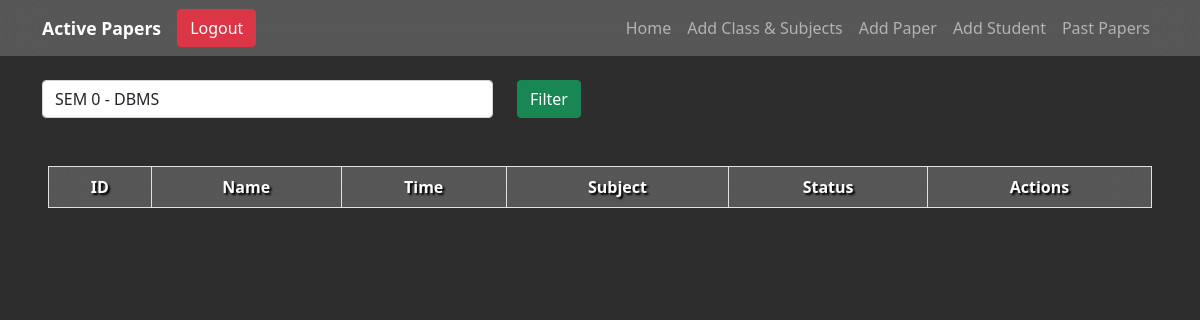
Before: /admin/pastpapers.php (signed in) with the older database file.
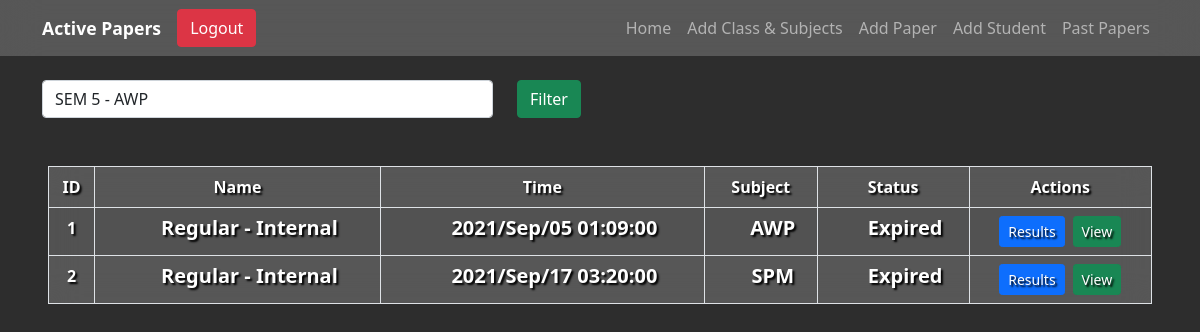
After: the same page with the newer database file.
### tables this page shows
CREATE TABLE `exampaper` (
  `id` int(255) NOT NULL,
  `exam_type` int(1) NOT NULL,
  `name` varchar(50) NOT NULL,
  `Questions` text NOT NULL,
  `subject_id` int(255) NOT NULL,
  `date` text NOT NULL,
  `endTime` text NOT NULL,
  `answers` text NOT NULL,
  `timeLimit` varchar(20) NOT NULL
);

CREATE TABLE `subject` (
  `id` int(255) NOT NULL,
  `sem` int(1) NOT NULL,
  `name` varchar(150) NOT NULL,
  `class_id` int(11) NOT NULL
);

### admin/pastpapers.php (the view, shortened to what the changed rows need)
<?php require "../db/db.php" ?>
<?php require "../functions/functions.php" ?>
<?php include "../includes/header.php" ?>
<div class="app">
    <div id="main">
        <div class="container pt-4">
            <form action="pastpapers.php" method="GET" class="row">
                <div class="col-12 col-md-7 col-lg-5">
                    <select name="psubject" class="form-control">
                        <?php $cquery = mysqli_query($con, "SELECT * FROM `classes` WHERE `department_id` = " . $_SESSION['department_id']); ?>
                        <?php while ($c = mysqli_fetch_assoc($cquery)) : ?>
                            <optgroup label="<?php echo $c['year'] ?>">
                                <?php $dquery = mysqli_query($con, "SELECT * FROM `subject` WHERE `class_id` = " . $c['id']); ?>
                                <?php while ($d = mysqli_fetch_assoc($dquery)) : ?>
                                    <option value="<?php echo $d['id'] ?>" <?php echo isset($_GET['filterSubmit']) && $_GET['psubject'] == $d['id'] ? "selected" : "" ?>><?php echo 'SEM ' . $d['sem'] . ' - ' . $d['name'] ?></option>
                                <?php endwhile; ?>
                            </optgroup>
                        <?php endwhile; ?>
                    </select>
                </div>
            </form>
        </div>
        <div class="table-responsive mt-5 mx-5">
            <table class="table table-striped table-hover table-bordered blurred-bg">
                <thead>
                    <tr>
                        <th>ID</th>
                        <th>Name</th>
                        <th>Time</th>
                        <th>Subject</th>
                        <th>Status</th>
                        <th>Actions</th>
                    </tr>
                </thead>
                <?php
                if (isset($_GET['filterSubmit'])) {
                    $query = mysqli_query($con, "SELECT * FROM `exampaper` WHERE `subject_id` = " . $_GET['psubject']);
                } else {
                    $query = mysqli_query($con, "SELECT * FROM `exampaper` WHERE `subject_id` IN (SELECT id FROM `subject` WHERE `class_id` IN (SELECT id FROM `classes` WHERE department_id IN (SELECT id FROM `departments` WHERE id = " . $_SESSION['department_id'] . ")));");
                }
                $srno = 0;
                ?>
                <tbody>
                    <?php while ($row = mysqli_fetch_assoc($query)) : ?>
                        <?php
                        $currTime = new DateTime($timezone = "Asia/Kolkata");
                        $startTime = new DateTime($row['date'], new DateTimeZone("Asia/Kolkata"));
                        $endTime = new DateTime($row['endTime'], new DateTimeZone("Asia/Kolkata"));
                        $startTimeLeft = $currTime->diff($startTime);
                        $endTimeLeft = $currTime->diff($endTime);
                        ?>
                        <tr>
                            <td><?php echo ++$srno; ?></td>
                            <td>
                                <h5 class="fw-bold d-flex align-items-center justify-content-center ps-4 subject">
                                    <?php echo $row['exam_type'] == 1 ? "Regular - " : ($row['exam_type'] == 2 ? "ATKT - " : "Mock - "); ?>
                                    <?php echo $row['exam_type'] == 3 ? $row['name'] : ($row['name'] == '1' ? "Internal" : "External"); ?>
                                </h5>
                            </td>
                            <td>
                                <h5 class="fw-bold d-flex align-items-center justify-content-center ps-4 subject">
                                    <?php echo $startTime->format("Y/M/d h:i:s"); ?>
                                </h5>
                            </td>
                            <td>
                                <h5 class="fw-bold d-flex align-items-center justify-content-center ps-4 subject">
                                    <?php $subject = mysqli_fetch_assoc(mysqli_query($con, "SELECT * FROM `subject` WHERE id = " . $row['subject_id'])); ?>
                                    <?php echo $subject['name'] ?>
                                </h5>
                            </td>
                            <td>
                                <h5 class="fw-bold d-flex align-items-center justify-content-center ps-4 subject">
                                    <?php echo $startTimeLeft->invert == '1' && $endTimeLeft->invert == '1' ? "Expired" : ""; ?>
                                </h5>
                            </td>
                            <td>
                                <div class="d-flex justify-content-center">
                                    <a href="export.php?result=true&examId=<?php echo $row['id']; ?>" class="btn btn-primary btn-sm">Results</a>
                                    <a href="index.php?examId=<?php echo $row['id'] ?>" class="ms-2 btn btn-success btn-sm">View</a>
                                </div>
                            </td>
                        </tr>
                    <?php endwhile; ?>
                </tbody>
            </table>
        </div>
    </div>
    <?php include "../includes/footer.php" ?>

Changed rows visible on the page:
added exampaper: exam_type "Regular -", date "2021/Sep/05 01:09:00", subject.name "AWP", endTime "Expired"
added exampaper: exam_type "Regular -", date "2021/Sep/17 03:20:00", subject.name "SPM", shows "Expired"
Other visible differences:
form field psubject: "SEM 0 - DBMS" → "SEM 5 - AWP"
